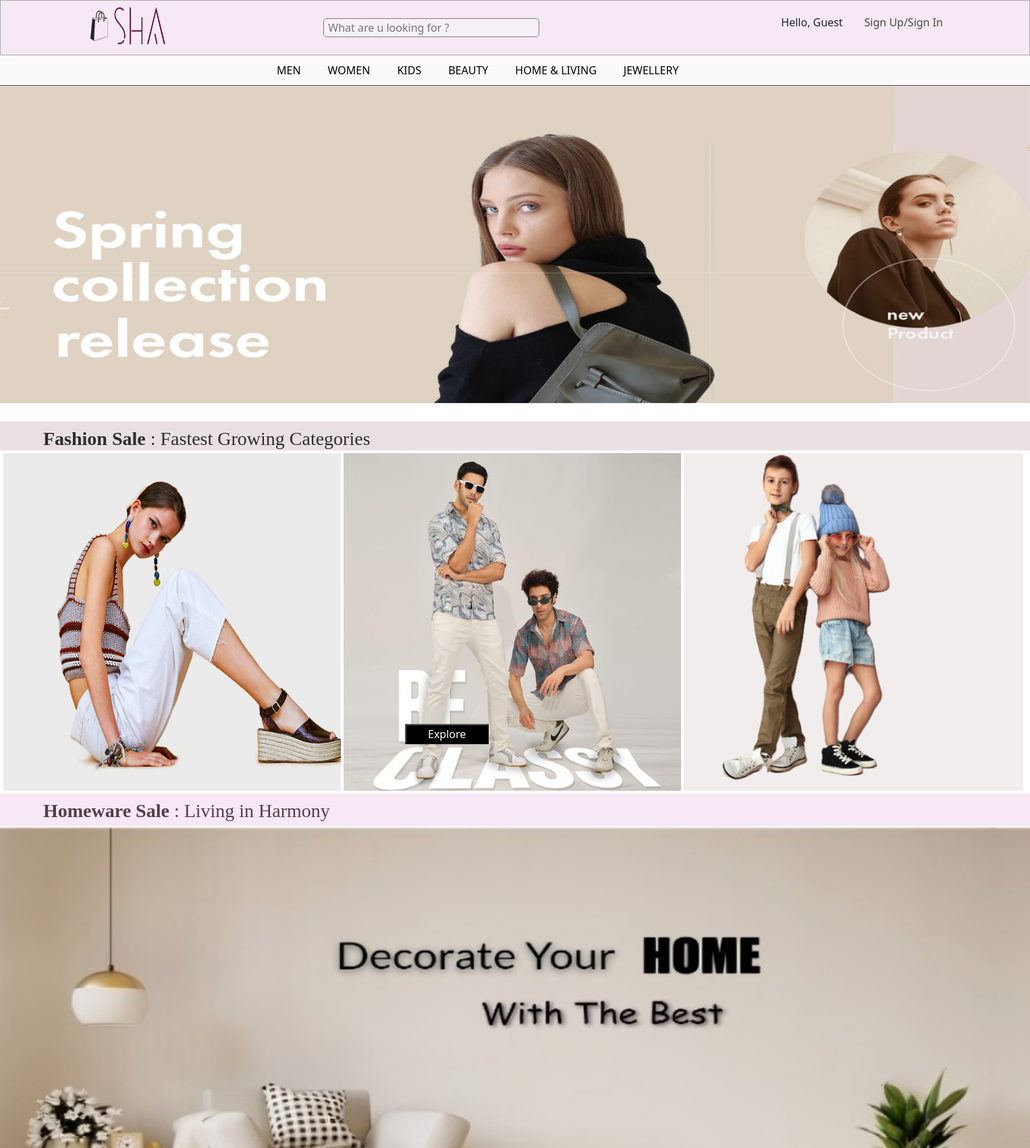
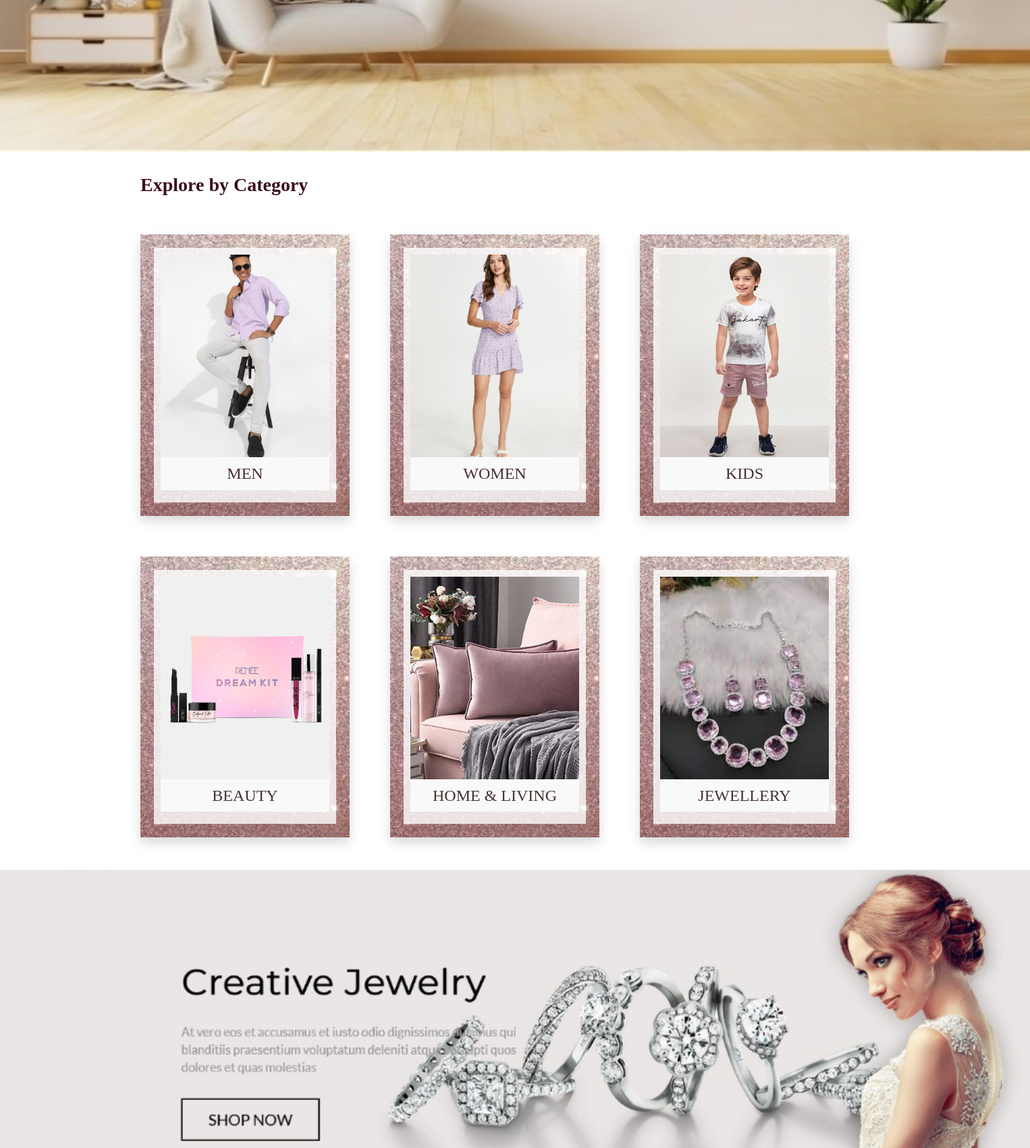
The page / (upper part) on the database its author committed (2 pictures, top to bottom).
### app10/models.py (models this page shows, shortened)
class Category(models.Model):
    name=models.CharField(max_length=100)
    image=models.FileField(upload_to='category/images')

### app10/views.py (the view)
# urls.py: path('', views.homefunction, name='home'),
def homefunction(request):
    categories = Category.objects.all().prefetch_related('catcategory_set')
    category=Category.objects.all()
    return render(request, 'home.html', {'categories': categories,'category':category})

### app10/context_processors.py (called while the page is built)
def category_context(request):
    categories = Category.objects.all().prefetch_related('catcategory_set')
    category=Category.objects.all()
    return  {'categories': categories,'category':category,'user':request.user}

### templates/home.html (shortened to what this page needs)
<!DOCTYPE html>
{% extends "common.html" %}
{% load static %}
    {% block contents %}
    <div id="carouselExampleSlidesOnly" class="carousel slide" data-bs-ride="carousel" data-bs-interval="3000" style="padding-top:0em">
      <div class="carousel-inner">
        <div class="carousel-item active">
          <a href="{% url "women" %}">
            <img style="height:470px;width:100%" src="{% static "images/lady.png" %}" class="d-block w-100" alt="...">
          </a>
        </div>
      </div>
    </div>
    <div>
    </div>
    <div >
      <a href="{% url "men" %}">
      <button style="position: absolute;top:67em;left:37.5em;background-color:black;color:white;padding-inline:2em;">Explore</button></a>
    </div>
    <div style="background-color:rgb(233, 224, 228);height:50px;color:rgb(45, 45, 45);font-family:'Times New Roman', Times, serif;text-align:start;padding-inline:4em;padding-top:.6em;border-top:3px solid white;border-bottom:4px  solid white" >
      <h3><strong>Fashion Sale </strong>: Fastest Growing Categories</h3>
    </div>
    <div style="display: flex;width:100%;gap:4px;padding-inline:5.3px;">
      <div>
        <a href="{% url "women" %}">
        <img style="width:500px;height:500px" src="{% static "images/sitting.png" %}"></a>
      </div>
      <div>
        <a href="{% url "men" %}">
        <img style="width:500px;height:500px" src="{% static "images/mensitting.png" %}" alt="">
        </a>
      </div>
      <div>
      <a href="{% url "kids" %}">
        <img style="width:503px;height:500px" src="{% static "images/2kid.png" %}" alt="">
      </a>
      </div>
    </div>
    <div style="background-color: rgb(246, 232, 244);height:3.4em;border-top:4px solid white;border-bottom:2px  solid white;color:rgb(84, 63, 73);font-family:'Times New Roman', Times, serif;text-align:start;padding-inline:4em;padding-top:.6em;">
      <h3><strong>Homeware Sale </strong>: Living in Harmony</h3>
    </div>
    <div>
      <a href="{% url "home_living" %}">
        <img style="width:100%;height:700px" src="{% static "images/homedecor1.png" %}" alt="">
      </a>
    </div>
    <div style="padding-inline: 13em;padding-top:2em">
       <h3 style="color:rgb(58, 15, 33);font-family:Georgia, 'Times New Roman', Times, serif;font-weight: 600;">Explore by Category</h3>
    </div>
    <div>
      <div style="padding-inline: 13em;padding-top: 3em;display:flex;flex-wrap:wrap;gap:60px;padding-bottom:3em">
        {% for i in category %}
          <a style="text-decoration:none;color:rgb(88, 70, 70)" href="{% url "catcat" i.id %}">
            <div style="text-align: center; background-image: url({% static "images/pink4.jpeg" %}); background-size: cover; background-position: center; padding: 20px;" class='shadow'>
              <div style="background-color: rgba(255, 255, 255, 0.8); padding: 10px; display: inline-block;">
                <img style="width: 250px; height: 300px; object-fit: cover;" src="{{i.image.url}}" alt="">
                <h4 style="text-decoration:none; color:rgb(70, 50, 50); font-family: 'Georgia', serif; font-weight: 500; font-size: 18pt; background-color:#faf9f9; padding: 10px;">
                  {{i.name}}
                </h4>
              </div>
            </div>
          </a>
        {% endfor %}
      </div>
    </div>
    <div>
      <a href="{% url "jewellery" %}">
        <img style='width:100%' src="{% static "images/8888.png" %}" alt="">
      </a>
    </div>
    {% endblock contents %}

### templates/header.html (shortened to what this page needs)
<!DOCTYPE html>
{% load static %}
<html lang="en">
<head>
    <link rel="stylesheet" href="{% static "css/header12.css" %}">
    <link href="https://cdn.jsdelivr.net/npm/bootstrap@5.3.3/dist/css/bootstrap.min.css" rel="stylesheet">
</head>
<body>
    <header>
      <div class="header1">
        <div >
          <a href="{% url "home" %}">
            <img class="logo" src="{% static "images/logo.png" %}" alt="logo">
          </a>
        </div>
        <div class="search1">
          <form role="search" method="get" action="{% url "product_search" %}">
          <input class="search" name='q' type="text" placeholder=" What are u looking for ?"></form>
        </div>
        <div class="links">
          <div>
            {% if user.is_authenticated %}
              <div style="display: flex;gap:2em">
                <div>
                  <p style="font-family:Georgia, 'Times New Roman', Times, serif;" ><span style="font-size: 10pt;">Hi</span>, {{ user.username|upper }}</p>
                </div>
                <div>
                  <a class="cartarea" href="{% url "wishpage" %}"><svg xmlns="http://www.w3.org/2000/svg" width="16" height="16" fill="currentColor" class="bi bi-heart" viewBox="0 0 16 16">
                    <path d="m8 2.748-.717-.737C5.6.281 2.514.878 1.4 3.053c-.523 1.023-.641 2.5.314 4.385.92 1.815 2.834 3.989 6.286 6.357 3.452-2.368 5.365-4.542 6.286-6.357.955-1.886.838-3.362.314-4.385C13.486.878 10.4.28 8.717 2.01zM8 15C-7.333 4.868 3.279-3.04 7.824 1.143q.09.083.176.171a3 3 0 0 1 .176-.17C12.72-3.042 23.333 4.867 8 15"/>
                  </svg></a>
                </div>
                <div>
                  <a class="cartarea" href="{% url "cartpage" %}"><svg xmlns="http://www.w3.org/2000/svg" width="16" height="16" fill="currentColor" class="bi bi-cart3" viewBox="0 0 16 16">
                    <path d="M0 1.5A.5.5 0 0 1 .5 1H2a.5.5 0 0 1 .485.379L2.89 3H14.5a.5.5 0 0 1 .49.598l-1 5a.5.5 0 0 1-.465.401l-9.397.472L4.415 11H13a.5.5 0 0 1 0 1H4a.5.5 0 0 1-.491-.408L2.01 3.607 1.61 2H.5a.5.5 0 0 1-.5-.5M3.102 4l.84 4.479 9.144-.459L13.89 4zM5 12a2 2 0 1 0 0 4 2 2 0 0 0 0-4m7 0a2 2 0 1 0 0 4 2 2 0 0 0 0-4m-7 1a1 1 0 1 1 0 2 1 1 0 0 1 0-2m7 0a1 1 0 1 1 0 2 1 1 0 0 1 0-2"/>
                  </svg></a>
                </div>
                <div class="dropdown-container">
                  <a class="logoutdisplay" href="#">
                    <svg xmlns="http://www.w3.org/2000/svg" width="16" height="16" fill="currentColor" class="bi bi-list" viewBox="0 0 16 16">
                      <path fill-rule="evenodd" d="M2.5 12a.5.5 0 0 1 .5-.5h10a.5.5 0 0 1 0 1H3a.5.5 0 0 1-.5-.5m0-4a.5.5 0 0 1 .5-.5h10a.5.5 0 0 1 0 1H3a.5.5 0 0 1-.5-.5m0-4a.5.5 0 0 1 .5-.5h10a.5.5 0 0 1 0 1H3a.5.5 0 0 1-.5-.5"/>
                    </svg>
                  </a>
                  <div class="logout">
                    <ul>
                      <li>
                        <a href="{% url "logoutfunction" %}">Logout</a>
                      </li>
                    </ul>
                  </div>
                </div>
              </div>
            {% else %}
            <div style="display: flex;gap:2em">
              <p>Hello, Guest</p>
              <div>
                <a class="cartarea"data-bs-toggle="modal" data-bs-target="#signupModal" href="#">Sign Up/Sign In</a>
              </div>
            </div>
            {% endif %}
          </div>
        </div>
      </div>
      <div class="header2">
        <div class="categories">
          {% for category in categories %}
          <div class="category-container">
            <div class="category-name">
              {{ category.name }}
            </div>
          </div>
          {% endfor %}
        </div>
      </div>
    </header>
</body>
</html>

### static/css/header12.css (style rules this page uses)
body { margin: 0; }
.logo { height: 80px; width: 120px; background-color: transparent; }
header { position: static; width: 100%; }
.search { border-radius: 5px; border:1px solid gray; width: 20em; background-color: rgb(246, 240, 248); }
.search1 { padding-inline: 3em; }
.header1 { display: flex; align-items: center; border: 1px solid rgb(171, 171, 171); gap: 100px; padding-inline-start: 8em; background-color: rgb(246, 232, 244); justify-content: space-between; }
.header2 { display: flex; align-items: center; border-bottom: 1px solid rgb(81, 80, 80); height: 2.8em; background-color: rgb(252, 249, 252); padding-inline: 25em; }
.cartarea { color: rgb(73, 73, 73); text-decoration: none; }
.links { display: flex; gap: 30px; padding-inline: 8em; }
.categories { display: flex; gap: 20px; }
.category-container { position: relative; display: inline-block; flex-direction: column; }
.category-name { font-size: 16px; color: black; padding: 10px; cursor: pointer; }

### rows shown on the page
Category: name "MEN", image (picture)
Category: name "WOMEN", image (picture)
Category: name "KIDS", image (picture)
Category: name "BEAUTY", image (picture)
Category: name "HOME & LIVING", image (picture)
Category: name "JEWELLERY", image (picture)
